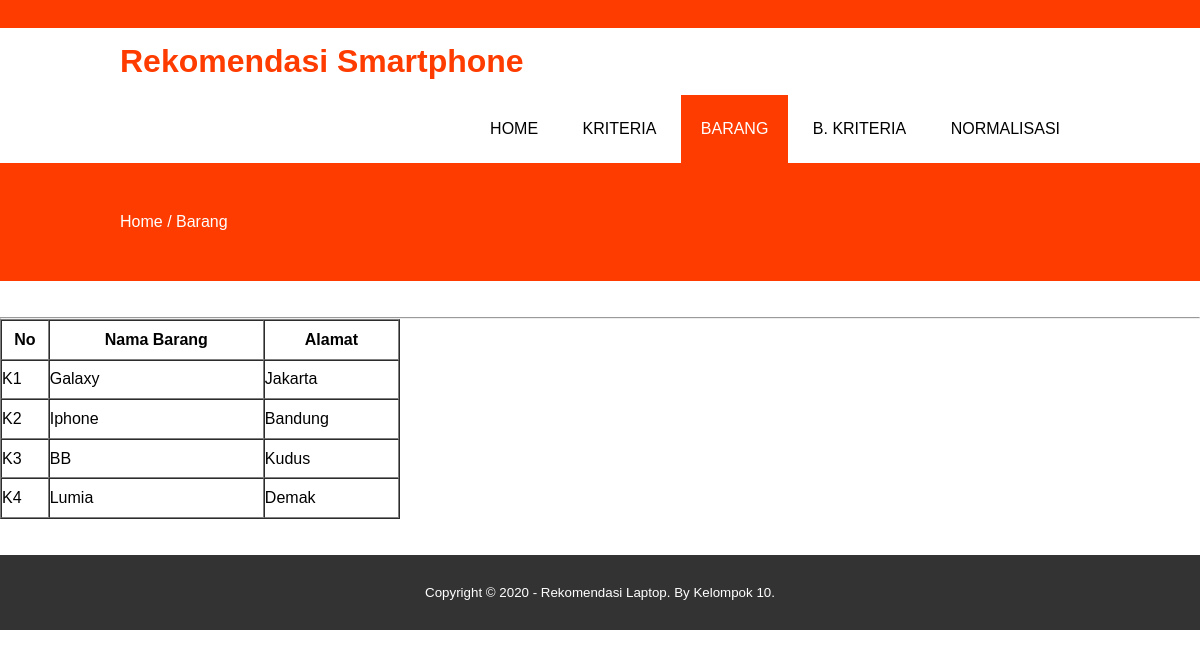
Screenshot of /barang.php with the database file from the repository.
### tables this page shows
CREATE TABLE `karyawan_saw` (
  `id_karyawan` int(11) NOT NULL,
  `nama_karyawan` varchar(20) NOT NULL,
  `alamat` varchar(50) NOT NULL
);

### Saw.php (called while the page is built, shortened)
<?php
class Saw
{
  private $db;
  function __construct()
  {
    $this->db = new PDO('mysql:host=localhost;dbname=spk_saw', "root", "");
  }
  public function get_data_karyawan(){
    $stmt = $this->db->prepare("SELECT*FROM karyawan_saw ORDER BY id_karyawan");
    $stmt->execute();
    return $stmt;
  }
}
 ?>

### barang.php (the view, shortened to what this page needs)
<?php
$saw = new Saw();
 ?>
<html>
<head>
	<link rel="stylesheet" type="text/css" href="css/style.css">
	<link rel="stylesheet" type="text/css" href="https://cdnjs.cloudflare.com/ajax/libs/font-awesome/5.13.0/css/all.min.css">
</head>
<body>
	<div class="medsos">
		<div class="container">
			<ul>
			</ul>
		</div>
	</div>
	<header>
		<div class="container">
			<h1><a href="index.php">Rekomendasi Smartphone</a></h1>
			<ul>
				<li><a href="index.php">HOME</a></li>
				<li><a href="kriteria.php">KRITERIA</a></li>
				<li class="active"><a href="barang.php">BARANG</a></li>
				<li><a href="b_kriteria.php">B. KRITERIA</a></li>
				<li><a href="normalisasi.php">NORMALISASI</a></li>
			</ul>
		</div>
	</header>
		<section class="label">
		<div class="container">
			<p>Home / Barang</p>
		</div>
	</section>
<br><br>
<hr>
<table border="1" cellspacing="0" width="400" height="200">
  <tr>
    <th>No</th>
    <th>Nama Barang</th>
    <th>Alamat</th>
  </tr>
<?php
$karyawan = $saw->get_data_karyawan();
while ($data_karyawan = $karyawan->fetch(PDO::FETCH_ASSOC)) {
?>
  <tr>
    <td>K<?php echo $data_karyawan['id_karyawan']; ?></td>
    <td><?php echo $data_karyawan['nama_karyawan']; ?></td>
    <td><?php echo $data_karyawan['alamat']; ?></td>
  </tr>
<?php } ?>
</table>
<br><br>
	<footer>
		<div class="container">
			<small>Copyright &copy; 2020 - Rekomendasi Laptop. By Kelompok 10.</small>
		</div>
	</footer>
</body>
</html>

### css/style.css (style rules this page uses)
* { padding: 0; margin: 0; font-family: sans-serif; }
a { color: inherit; text-decoration: none; }
.medsos { padding: 5px 0; background-color: #ff3c00; }
.container { width: 80%; margin: 0 auto; }
.container:after { content: ''; display: block; clear: both; }
header h1 { float: left; padding: 15px 0; color: #ff3c00; }
header ul { float: right; }
header ul li { display: inline-block; }
header ul li a { padding: 25px 20px; display: inline-block; }
.active { background-color: #ff3c00; color: #fff; }
section { padding: 50px 0; }
footer { padding: 30px 0; background-color: #333; color: #fff; text-align: center; }
.label { background-color: #ff3c00; color: #fff; }

### rows the page displays
karyawan_saw: id_karyawan "1", nama_karyawan "Galaxy", alamat "Jakarta"
karyawan_saw: id_karyawan "2", nama_karyawan "Iphone", alamat "Bandung"
karyawan_saw: id_karyawan "3", nama_karyawan "BB", alamat "Kudus"
karyawan_saw: id_karyawan "4", nama_karyawan "Lumia", alamat "Demak"
